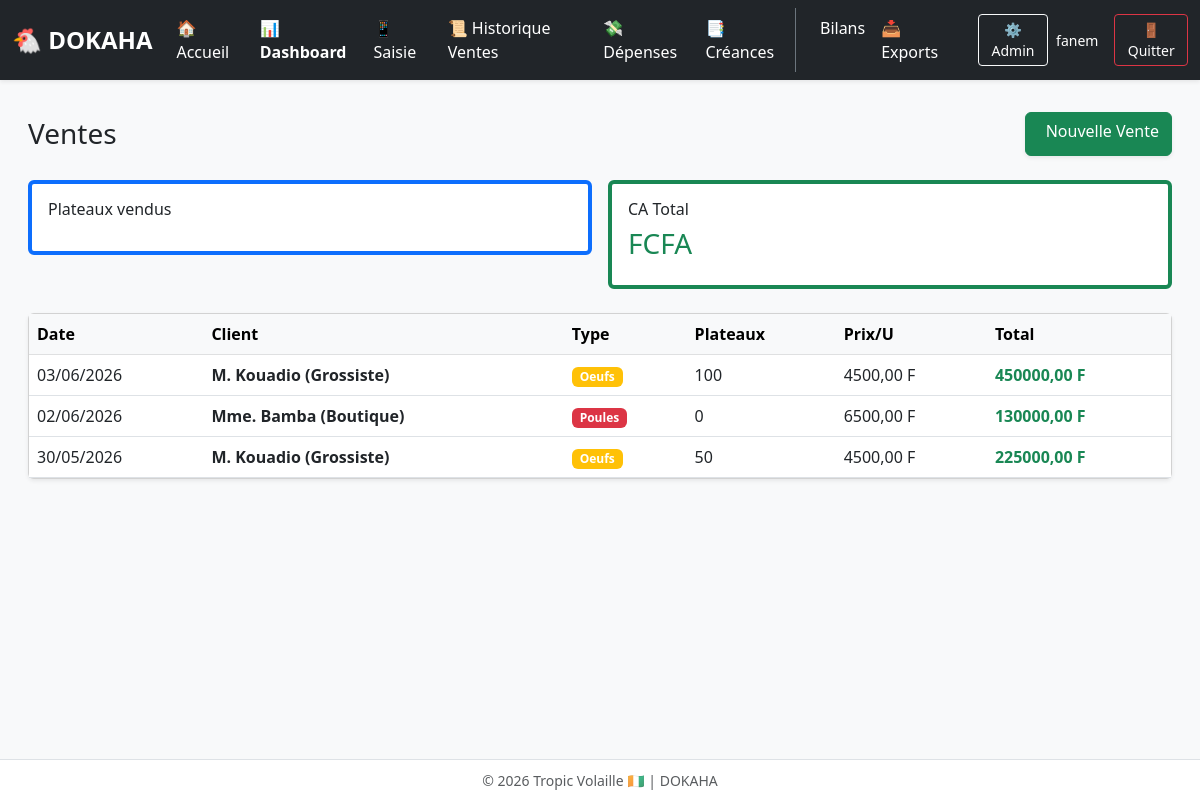
The page /vente/ (signed in) on the database as committed earlier.
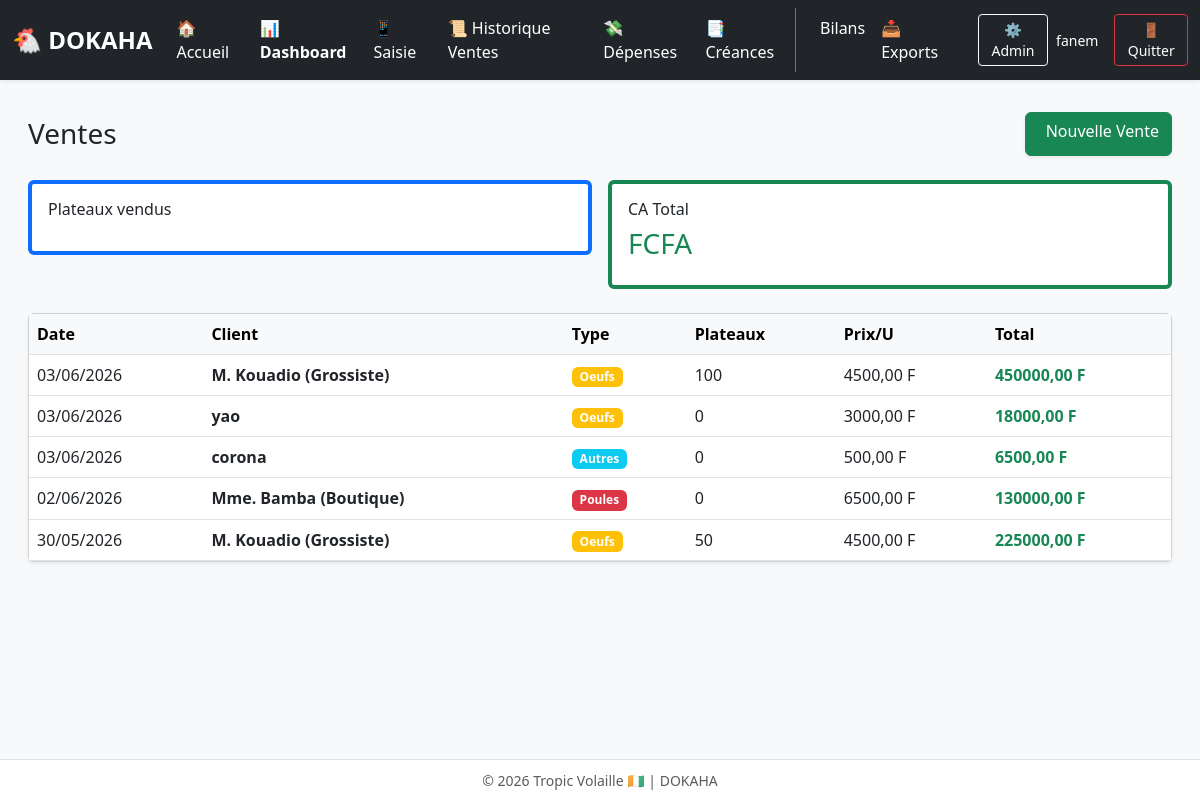
The same page on the database as committed later.
### gestion/models.py (models this page shows, shortened)
class Vente(models.Model):
    poulailler = models.ForeignKey(Poulailler, on_delete=models.SET_NULL, null=True, blank=True, verbose_name="Bâtiment")
    date = models.DateField(verbose_name="Date")
    client = models.CharField(max_length=100, blank=True, null=True, verbose_name="Client")
    type_vente = models.CharField(
        max_length=20,
        choices=[('oeufs', '🥚 Œufs'), ('poules', '🐔 Poules'), ('autres', '📦 Autres')],
        default='oeufs'
    )
    plateaux = models.IntegerField(default=0)
    unites = models.IntegerField(default=0)
    prix_plateau = models.DecimalField(max_digits=10, decimal_places=2, default=0)
    montant_total = models.DecimalField(max_digits=10, decimal_places=2, default=0)
    paye = models.BooleanField(default=True)
    montant_paye = models.DecimalField(max_digits=10, decimal_places=2, default=0, verbose_name="Montant payé (FCFA)")
    montant_restant = models.DecimalField(max_digits=10, decimal_places=2, default=0, verbose_name="Reste à payer (FCFA)")
    mode_paiement = models.CharField(
        max_length=20,
        default='comptant',
        choices=[('comptant', '💵 Comptant'), ('credit', '📝 Crédit'), ('mobile', '📱 Mobile Money'), ('cheque', '🧾 Chèque')],
        verbose_name="Mode de paiement"
    )
    plateaux = models.IntegerField(default=0, verbose_name='Nombre de plateaux (30 œufs)')
    reste_oeufs = models.IntegerField(default=0, verbose_name='Œufs restants (0-29)')
    class Meta:
        verbose_name = "Vente"
        verbose_name_plural = "Ventes"
        ordering = ['-date']

### gestion/views.py (the view)
# urls.py: path('vente/', views.vente_list, name='vente_list'),
@login_required
def vente_list(request):
    ventes = Vente.objects.all().order_by('-date')[:100]
    return render(request, 'gestion/vente_list.html', {'ventes': ventes, 'title': 'Ventes', 'user': request.user})

### gestion/templates/gestion/vente_list.html (shortened to what this page needs)
{% extends 'gestion/base.html' %}
{% block content %}
<div class="container-fluid py-3">
    <div class="d-flex justify-content-between align-items-center mb-4">
        <h3 class="mb-0">{{ title }}</h3>
        <a href="/vente/add/" class="btn btn-success shadow-sm">Nouvelle Vente</a>
    </div>
    <div class="row g-3 mb-4">
        <div class="col-md-6"><div class="card p-3 border-start border-4 border-primary"><h6>Plateaux vendus</h6><h3 class="text-primary">{{ total_plt }}</h3></div></div>
        <div class="col-md-6"><div class="card p-3 border-start border-4 border-success"><h6>CA Total</h6><h3 class="text-success">{{ total_ca }} FCFA</h3></div></div>
    </div>
    <div class="card shadow-sm">
        <div class="table-responsive">
            <table class="table table-hover align-middle mb-0">
                <thead class="table-light">
                    <tr><th>Date</th><th>Client</th><th>Type</th><th>Plateaux</th><th>Prix/U</th><th>Total</th></tr>
                </thead>
                <tbody>
                    {% for v in ventes %}
                    <tr>
                        <td>{{ v.date|date:"d/m/Y" }}</td>
                        <td class="fw-bold">{{ v.client|default:"-" }}</td>
                        <td><span class="badge bg-{% if 'oeuf' in v.type_vente|lower %}warning{% elif 'poul' in v.type_vente|lower %}danger{% else %}info{% endif %}">{{ v.type_vente|title }}</span></td>
                        <td>{{ v.plateaux|default:0 }}</td>
                        <td>{{ v.prix_plateau|default:0 }} F</td>
                        <td class="fw-bold text-success">{{ v.montant_total|default:0 }} F</td>
                    </tr>
                    {% empty %}
                    <tr><td colspan="6" class="text-center py-4 text-muted">Aucune vente enregistrée. <a href="/vente/add/" class="text-decoration-none">➕ Enregistrer la première</a></td></tr>
                    {% endfor %}
                </tbody>
            </table>
        </div>
    </div>
</div>
{% endblock %}

Rows that differ between the two databases and show on the page:
added Vente: date "03/06/2026", client "yao", type_vente "Oeufs", plateaux "0", prix_plateau "3000,00", montant_total "18000,00"
added Vente: date "03/06/2026", client "corona", type_vente "Autres", plateaux "0", prix_plateau "500,00", montant_total "6500,00"
